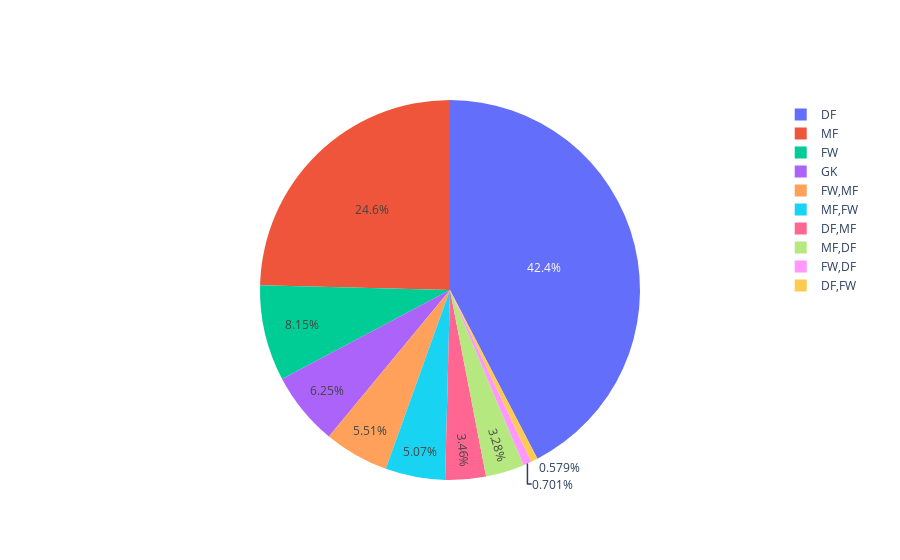

The notebook cell saved with this chart:
### Markdown cell above
## Pass statistics in the EPL 2020/2021. 

### First of all, let's look at correlation between passes and positions in EPL using pie-chart

### Code cell
position_passes = pd.DataFrame(epl.groupby('Position', as_index=False)['Passes_Attempted'].sum())
fig = go.Figure(data=[go.Pie(labels=position_passes['Position'], values=position_passes['Passes_Attempted'])])
fig.show()

### Figure 1 — Plotly figure (JSON) as saved in the notebook; plotly's stock layout.template omitted (floating-point values rounded to 4 significant figures)
{"data": [{"labels": ["DF", "DF,FW", "DF,MF", "FW", "FW,DF", "FW,MF", "GK", "MF", "MF,DF", "MF,FW"], "type": "pie", "values": [161862, 2209, 13201, 31107, 2676, 21042, 23879, 93948, 12541, 19378]}], "layout": {}}
